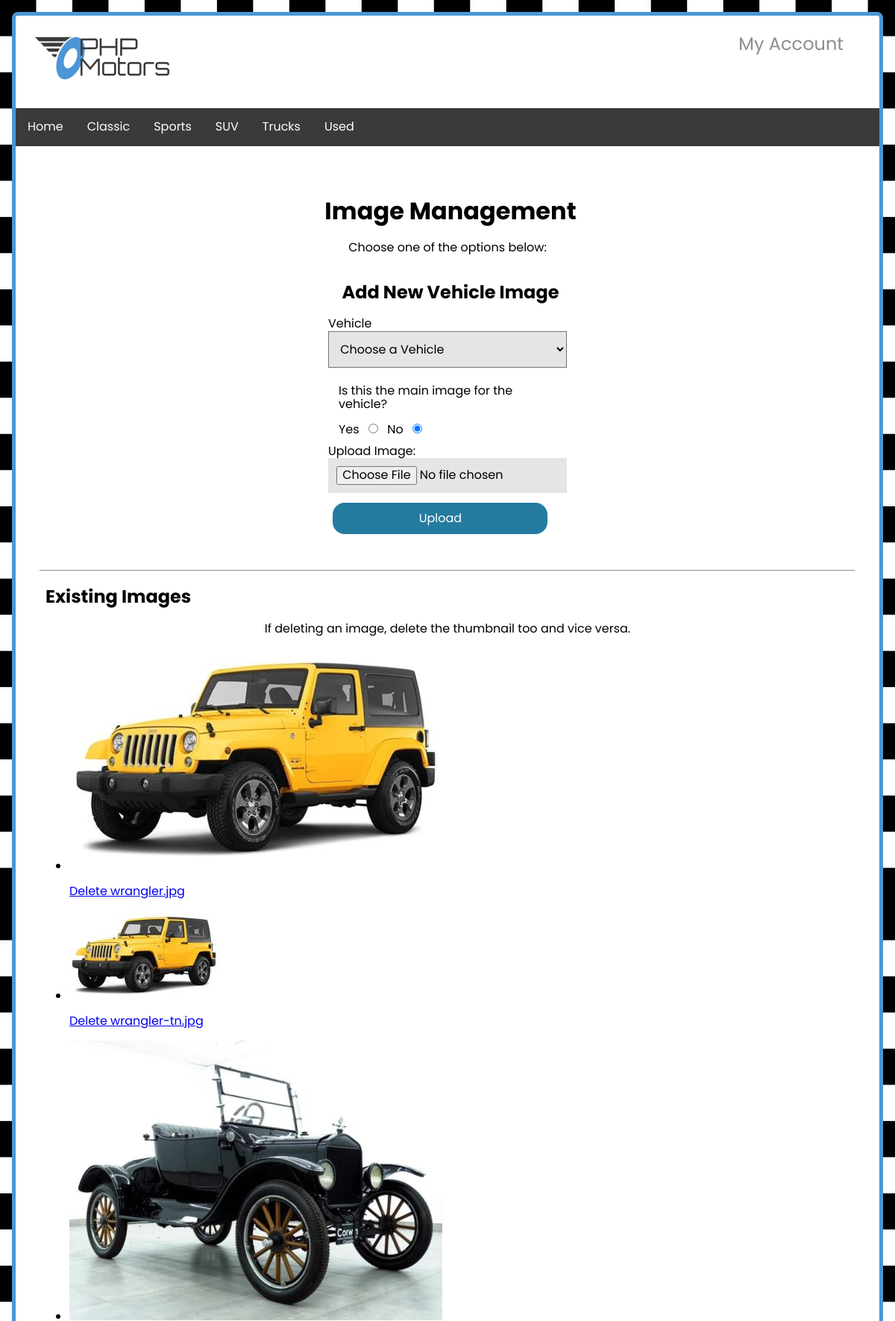
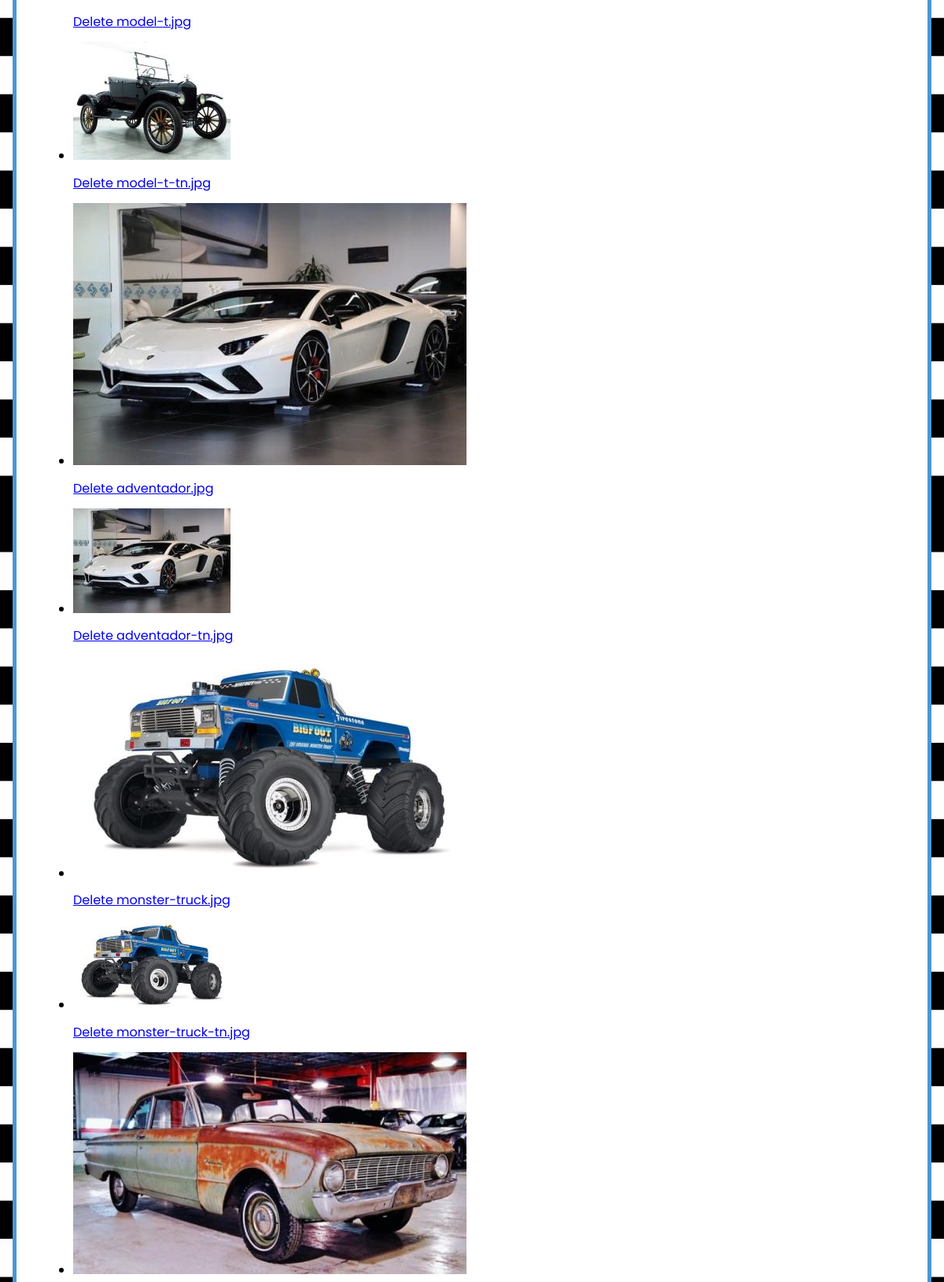
Page /uploads/index.php (upper part) on the committed database (2 pictures, top to bottom).
### tables this page shows
CREATE TABLE `carclassification` (
  `classificationId` int NOT NULL,
  `classificationName` varchar(30) NOT NULL
);

CREATE TABLE `images` (
  `imgId` int NOT NULL,
  `invId` int NOT NULL,
  `imgName` varchar(100) NOT NULL,
  `imgPath` varchar(150) NOT NULL,
  `imgDate` timestamp NOT NULL DEFAULT CURRENT_TIMESTAMP,
  `imgPrimary` tinyint(1) NOT NULL DEFAULT '0'
);

### model/main-model.php (called while the page is built, shortened)
<?php
function getClassifications() {
  $db = phpmotorsConnect();
  $sql = 'SELECT classificationId, classificationName FROM carclassification ORDER BY classificationName ASC';
  $stmt = $db->prepare($sql);
  $stmt->execute();
  $classifications = $stmt->fetchAll();
  return $classifications;
}
?>

### model/uploads-model.php (called while the page is built, shortened)
<?php
function getImages() {
  $db = phpmotorsConnect();
  $sql = 'SELECT imgId, imgPath, imgName, imgDate, inventory.invId, invMake, invModel FROM images JOIN inventory ON images.invId = inventory.invId';
  $stmt = $db->prepare($sql);
  $stmt->execute();
  $imageArray = $stmt->fetchAll(PDO::FETCH_ASSOC);
  return $imageArray;
 }
?>

### library/functions.php (the view, shortened to what this page needs)
<?php
function navList($classifications){
  $navList = '<ul class="nav">';
  $navList .= "<li><a href='/phpmotors/index.php' title='View the PHP Motors home page'>Home</a></li>";
  foreach ($classifications as $classification) {
    $navList .= "<li><a href='/phpmotors/vehicles/?action=classification&classificationName="  .urlencode($classification['classificationName'])."' title='View our $classification[classificationName] lineup of vehicles'>$classification[classificationName]</a></li>";
  }
  $navList .= '</ul>';
  return $navList;
}
function buildImageDisplay($imageArray) {
  $id = '<ul id="image-display">';
  foreach ($imageArray as $image) {
   $id .= '<li>';
   $id .= "<img src='$image[imgPath]' title='$image[invMake] $image[invModel] image on PHP Motors.com' alt='$image[invMake] $image[invModel] image on PHP Motors.com'>";
   $id .= "<p><a href='/phpmotors/uploads?action=delete&imgId=$image[imgId]&filename=$image[imgName]' title='Delete the image'>Delete $image[imgName]</a></p>";
   $id .= '</li>';
 }
  $id .= '</ul>';
  return $id;
 }
function buildVehiclesSelect($vehicles) {
  $prodList = '<select name="invId" id="invId">';
  $prodList .= "<option>Choose a Vehicle</option>";
  foreach ($vehicles as $vehicle) {
   $prodList .= "<option value='$vehicle[invId]'>$vehicle[invMake] $vehicle[invModel]</option>";
  }
  $prodList .= '</select>';
  return $prodList;
 }
?>

### css/small.css (style rules this page uses)
html { box-sizing: border-box; }
*, *:before, *:after { box-sizing: inherit; }
body { font-family: 'Poppins', sans-serif; background-image: url("../images/site/small_check.jpg"); }
ul.nav { background-color: #3a3a3a; list-style: none; display: flex; flex-direction: row; padding: 1rem 0; }
nav ul li a { color: white; text-decoration: none; padding: 1rem 0; margin: 0 0.25rem; }
button, input, optgroup, select, textarea { width: 100% ; display: block; max-width: 18rem; padding: .7rem; background-color: rgba(0,0,0,0.1); }
select { max-width: 22rem; }

### css/medium.css (style rules this page uses)
@media only screen and (min-width: 35rem) { body { padding: 1rem; } }

### css/large.css (style rules this page uses)
@media only screen and (min-width: 62rem) { nav ul li a { color: white; text-decoration: none; padding: 1rem 0; margin: 0 1rem; } }
@media only screen and (min-width: 62rem) { select { max-width: 20rem; } }

### rows in the picture
carclassification: classificationName "Classic"
carclassification: classificationName "Sports"
carclassification: classificationName "SUV"
carclassification: classificationName "Trucks"
carclassification: classificationName "Used"
images: imgPath (picture), imgName "wrangler.jpg"
images: imgPath (picture), imgName "wrangler-tn.jpg"
images: imgPath (picture), imgName "model-t.jpg"
images: imgPath (picture), imgName "model-t-tn.jpg"
images: imgPath (picture), imgName "adventador.jpg"
images: imgPath (picture), imgName "adventador-tn.jpg"
images: imgPath (picture), imgName "monster-truck.jpg"
images: imgPath (picture), imgName "monster-truck-tn.jpg"
images: imgPath (picture)
